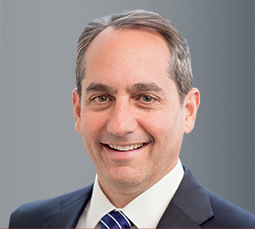
#> input picture Images/Alan%20D.%20Schnitzer.jpg, 255 x 229 px
$ python -i faces.py   (imports and definitions only)
#> lines starting #> are read from the running program, lines starting #| are printed output that depends on the picture
"""Face detection, cropping and grayscale summary statistics for a folder of JPEG portraits.

Pipeline (see ``batch_process``):

1. ``list_images`` finds ``.jpg`` files.
2. ``extract_face`` rejects images under 120 px on either side, finds frontal faces with
   OpenCV's Haar cascade on a histogram-equalised grayscale copy, and keeps the central 60%
   of the face box (a random face is chosen when several are found).
3. ``get_greyscale_stats`` converts the crop to grayscale and summarises its nonzero pixels.
   Crops whose mean or mode falls outside 30-230 are treated as detection failures.
"""
import os
import random
from pathlib import Path

import cv2
import numpy as np
import pandas as pd
from scipy import stats

STAT_COLUMNS = ['mean', 'minimum', 'maximum', 'median', 'mode']
MIN_SIDE_PX = 120
FACE_SCALE = 0.6
VALID_RANGE = (30, 230)

_FACE_CASCADE = cv2.CascadeClassifier(cv2.data.haarcascades + 'haarcascade_frontalface_default.xml')


# [11 lines left out: function list_images, not called in this run]


def crop_by_scale(img, scale=1.0):
    """Keep the central ``scale`` fraction of an image in each dimension."""
    height, width = img.shape[:2]
    center_x, center_y = width / 2, height / 2
    half_w, half_h = width * scale / 2, height * scale / 2
    return img[int(center_y - half_h):int(center_y + half_h),
               int(center_x - half_w):int(center_x + half_w)]


def detect_faces(image):
    """Return ``(x, y, w, h)`` boxes of frontal faces in a BGR image.

    Runs OpenCV's Haar cascade on a histogram-equalised grayscale copy.
    """
    greyscale = cv2.equalizeHist(cv2.cvtColor(image, cv2.COLOR_BGR2GRAY))
    return [tuple(int(v) for v in box) for box in _FACE_CASCADE.detectMultiScale(greyscale, 1.1, 4)]


def crop_face(image, box, scale=FACE_SCALE):
    """Cut the face box out of ``image`` and keep its central ``scale`` fraction."""
    x, y, w, h = box
    return crop_by_scale(image[y:y + h, x:x + w], scale=scale)


# [5 lines left out: function face_pixels, not called in this run]


def extract_face(image_path, store_locally=False, output_directory='', group=False):
    """Return the cropped BGR face from ``image_path``, or NaN when none can be extracted.

    With ``store_locally`` every detected face crop is written to ``output_directory``
    (default: a folder named after the image). ``group=True`` returns the first face
    instead of a random one when several are detected.
    """
#> called with image_path = '../Images/Alan%20D.%20Schnitzer.jpg', store_locally = False, output_directory = '', group = False
    image = cv2.imread(image_path)
#> image is the input picture: shape (229, 255, 3); mean B, G, R 139.1, 139, 150.3
    if image is None:
        print(f'could not read {image_path}, storing NAN')
        return np.nan
    if image.shape[0] < MIN_SIDE_PX or image.shape[1] < MIN_SIDE_PX:
        print(f'resolution for {image_path} is too low: {image.shape}')
        return np.nan

    face_images = [crop_face(image, box) for box in detect_faces(image)]
#> in detect_faces, `greyscale = cv2.equalizeHist(cv2.cvtColor(image, cv2.COLOR_BGR2GRAY))`:
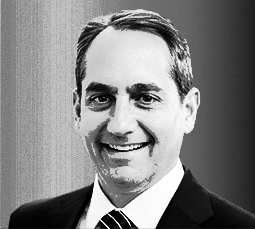
#> greyscale: shape (229, 255); min 0, max 255, mean 129.6
#> in crop_face, `x, y, w, h = box`: x = 49; y = 39; w = 148
#> in crop_by_scale, `return img[int(center_y - half_h):int(center_y + half_h), int(center_x..`:
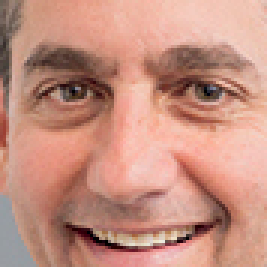
#> returned value: shape (89, 89, 3) (shown 3 times larger); mean of channels 0, 1, 2 128.3, 144.2, 197.3; drawn as B, G, R
#> face_images = 1 item
    if not face_images:
        print(f'no face detected in {image_path}, storing NAN')
        return np.nan

    if store_locally:
        stem = Path(image_path).stem
        out_dir = Path(output_directory or stem)
        out_dir.mkdir(parents=True, exist_ok=True)
        for i, face in enumerate(face_images):
            cv2.imwrite(str(out_dir / f'{stem}_{i}.jpg'), face)

    if len(face_images) == 1 or group:
        return face_images[0]
    return random.choice(face_images)


# [35 lines left out: functions get_greyscale_stats, batch_process, not called in this run]

>>> result = extract_face('../Images/Alan%20D.%20Schnitzer.jpg')
